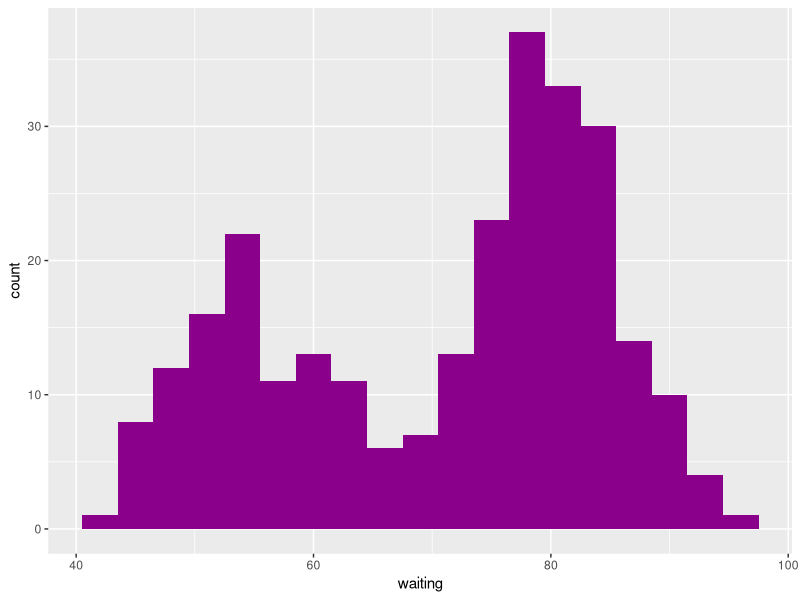
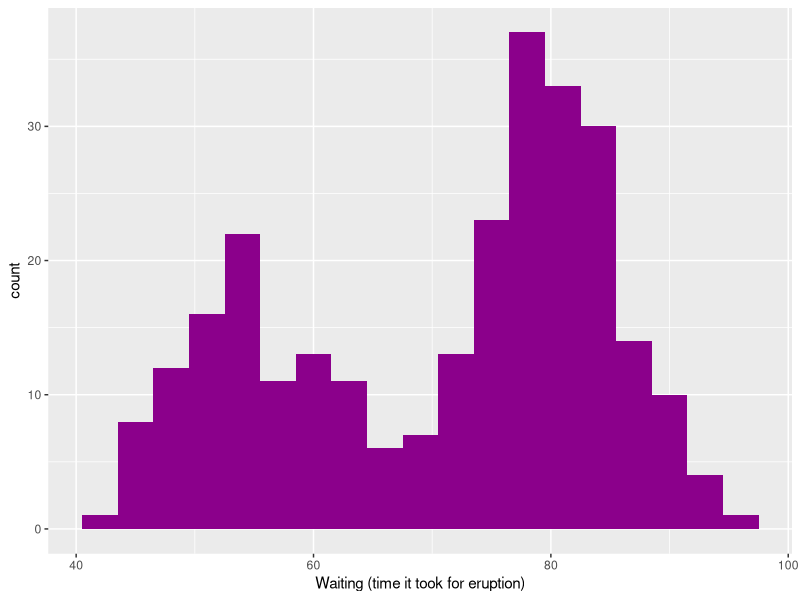
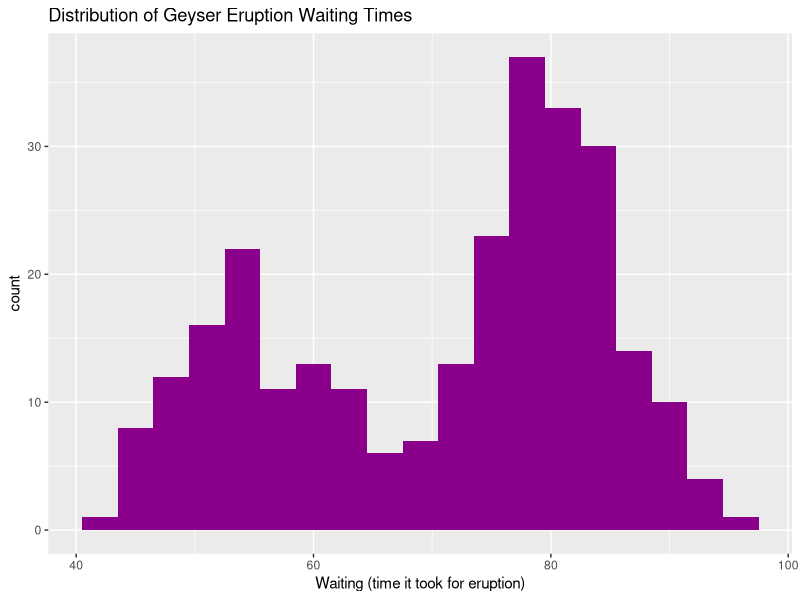
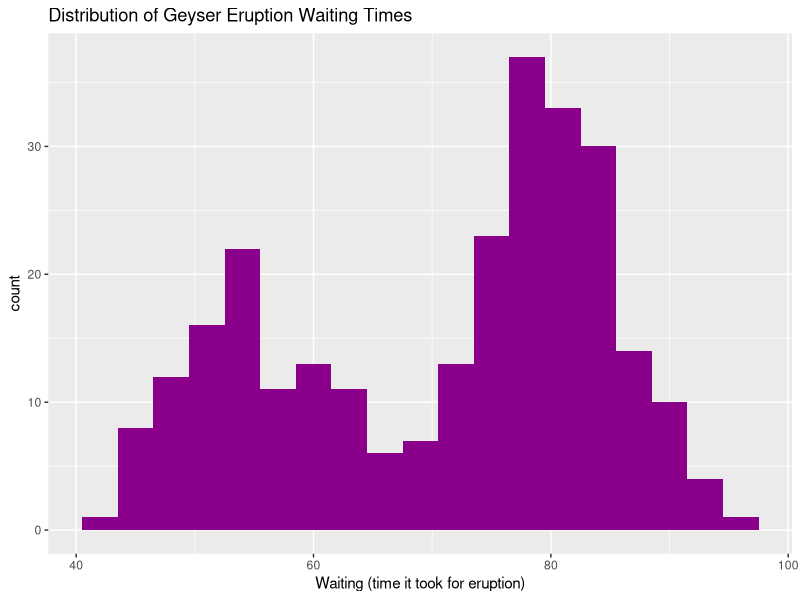

Reproduce these figures in R, in order.
## ---- chunk 1
knitr::opts_chunk$set(echo = TRUE)
## ---- chunk 2
# Load data
str(faithful)
## ---- chunk 3
# Data Visualization
library(ggplot2)
ggplot(faithful, aes(x = waiting)) + geom_histogram(binwidth = 3, fill = 'darkmagenta') 

## ---- chunk 4
# Adding labels
library(ggplot2)
ggplot(faithful, aes(x = waiting)) + geom_histogram(binwidth = 3, fill = 'darkmagenta') +xlab('Waiting (time it took for eruption)')
## ---- chunk 5
# Adding labels
library(ggplot2)
ggplot(faithful, aes(x = waiting)) + geom_histogram(binwidth = 3, fill = 'darkmagenta') +xlab('Waiting (time it took for eruption)')  + ggtitle("Distribution of Geyser Eruption Waiting Times")
## ---- chunk 6
# Adding title
library(ggplot2)
ggplot(faithful, aes(x = waiting)) + geom_histogram(binwidth = 3, fill = 'darkmagenta') +xlab('Waiting (time it took for eruption)')  + ggtitle("Distribution of Geyser Eruption Waiting Times")
